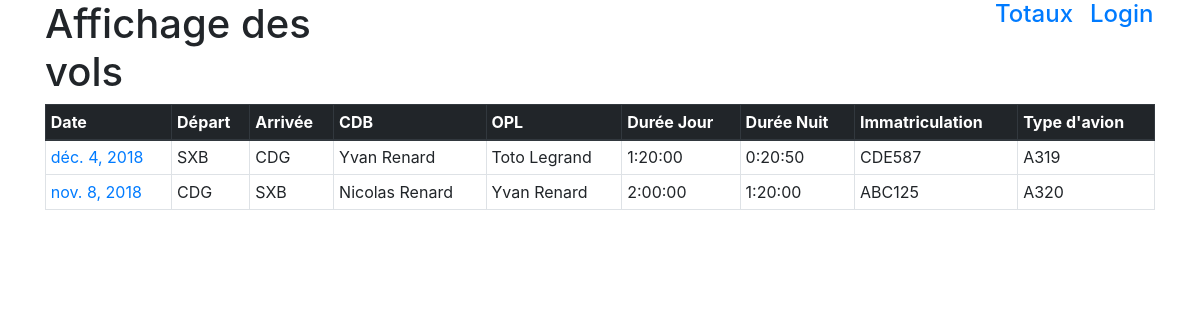
The app's page /vol/, older data.
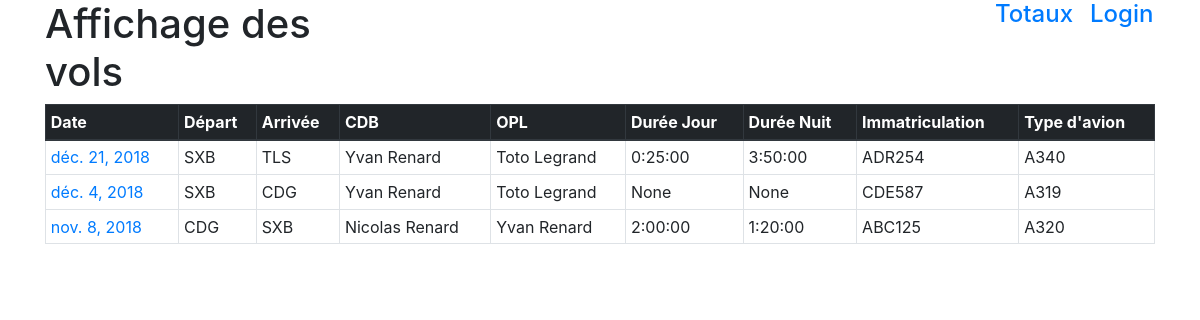
The same page, newer data.
### vol/models.py (models this page shows)
class Vol(models.Model):
    FONCTION = (
        ('PF','Pilot Flying'),
        ('PNF','Pilot Non Flying'),
        ('MIX','Mix'),
    )
    POSTE = (
        ('CDB','Commandant de bord'),
        ('OPL','Copilote'),
        ('Instruct','Instructeur'),
        ('OBS','Observateur'),
    )
    date = models.DateField(
        verbose_name = 'Date du vol',
    )
    cdb = models.ForeignKey(
        Pilote,
        on_delete=models.PROTECT,
        related_name='%(class)s_cdb',
        verbose_name="Commandant de bord",
    )
    opl = models.ForeignKey(
        Pilote,
        on_delete=models.PROTECT,
        related_name='%(class)s_opl',
        verbose_name="Copilote",
    )
    obs1 = models.ForeignKey(
        Pilote,
        on_delete=models.PROTECT,
        related_name='%(class)s_obs1',
        verbose_name="Observateur 1",
        blank=True,
        null=True,
    )
    obs2 = models.ForeignKey(
        Pilote,
        on_delete=models.PROTECT,
        related_name='%(class)s_obs2',
        verbose_name="Observateur 2",
        blank=True,
        null=True,
    )
    instructeur = models.ForeignKey(
        Pilote,
        on_delete=models.PROTECT,
        related_name='%(class)s_instructeur',
        verbose_name="Instructeur",
        blank=True,
        null=True,
    )
    depart = models.ForeignKey(
        CodeAita,
        on_delete=models.PROTECT,
        related_name='%(class)s_depart',
        verbose_name = "Départ",
    )
    arrivee = models.ForeignKey(
        CodeAita,
        on_delete=models.PROTECT,
        related_name='%(class)s_arrivee',
        verbose_name = "Arrivée",
    )
    duree_jour = models.DurationField(
        verbose_name="Vol de jour",
        blank=True,
        null=True,
    )
    duree_nuit = models.DurationField(
        verbose_name="Vol de nuit",
        blank=True,
        null=True,
    )
    fonction = models.CharField(
        choices = FONCTION,
        verbose_name = 'Fonction occupée',
        max_length = 3
    )
    poste = models.CharField(
        choices = POSTE,
        verbose_name = 'Poste occupé',
        max_length = 20,
    )
    immatriculation = models.ForeignKey(
        Immatriculation,
        on_delete=models.PROTECT,
        related_name='%(class)s_immatriculation',
         verbose_name="Immatriculation de l'avion",
    )
    observation = models.TextField(
        verbose_name="Observations",
        blank=True,
    )
    vol_ifr = models.BooleanField(
        verbose_name="Vol IFR ?",
        default=False,
    )
    duree_ifr = models.DurationField(
        verbose_name="Durée IFR",
        blank=True,
        null=True,
    )
    vol_dc = models.BooleanField(
        verbose_name="Vol DC ?",
        default=False,
    )
    duree_dc = models.DurationField(
        verbose_name="Durée DC",
        blank=True,
        null=True,
    )
    vol_simu = models.BooleanField(
        verbose_name="Simulateur ?",
        default=False,
    )
    duree_simu = models.DurationField(
        verbose_name="Durée Simu",
        blank=True,
        null=True,
    )

class CodeAita(models.Model):
    code_aita = models.CharField(
        verbose_name = 'Code Aita',
        max_length = 5,
    )
    ville = models.CharField(
        verbose_name = "Ville",
        max_length = 50,
        blank=True,
        null=True,
    )
    def __str__(self):
        return self.code_aita

class Pilote(models.Model):
    prenom = models.CharField(
        verbose_name = 'Prénom',
        max_length = 255,
    )
    nom = models.CharField(
        verbose_name = 'Nom de famille',
        max_length = 255,
    )
    def __str__(self):
        return '%s %s' % (self.prenom, self.nom)

class Immatriculation(models.Model):
    immatriculation = models.CharField(
        verbose_name = 'Immatriculation de l\'avion',
        max_length = 10,
    )
    type_avion = models.ForeignKey(
        TypeAvion,
        on_delete=models.PROTECT
    )
    def __str__(self):
        return self.immatriculation

class TypeAvion(models.Model):
    NOMBRE_MOTEURS = (
        ('1','Monomoteur'),
        ('2','Multimoteurs'),
    )
    type_avion = models.CharField(
        verbose_name = 'Type d\'avion',
        max_length  = 255,
    )
    nb_moteurs = models.CharField(
        choices = NOMBRE_MOTEURS,
        max_length = 25,
        verbose_name = 'Nombre de moteurs',
       )
    def __str__(self):
        return self.type_avion

### vol/views.py (the view)
# urls.py: path('', views.index, name='index'),
def index(request):
    vols_list = Vol.objects.order_by('-date')[:5]
    context = {
        'vols_list': vols_list
    }
    return render(request, 'vol/index.html', context)

### vol/templates/vol/index.html (shortened to what this page needs)
<!doctype html>
<html>
    <head>
        <link rel="stylesheet" href="https://stackpath.bootstrapcdn.com/bootstrap/4.1.3/css/bootstrap.min.css">
        <link rel="stylesheet" href="https://use.fontawesome.com/releases/v5.6.1/css/all.css">
    </head>
    <body>
    <div class="container">
        <div class="row">
            <div class="col-4"><h1>Affichage des vols</h1></div>
            <div class="col"></div>
            <div class="col-1"><a target=_blank href="./somme.html"><h4>Totaux</h4></a></div>
            <div class="col-1"><a target=_blank href="../admin"><h4>Login</h4></a></div>
        </div>
         {% if vols_list %}
            <table class="table table-bordered table-hover table-sm">
                <thead class="thead-dark">
                <tr>
                    <th scope="col">Date</th>
                    <th scope="col">Départ</th>
                    <th scope="col">Arrivée</th>
                    <th scope="col">CDB</th>
                    <th scope="col">OPL</th>
                    <th scope="col">Durée Jour</th>
                    <th scope="col">Durée Nuit</th>
                    <th scope="col">Immatriculation</th>
                    <th scope="col">Type d'avion</th>
                </tr>
                </thead>
                <tbody>
                    {% for vol in vols_list %}
                        <tr>
                                <td><a target="_blank" href="{% url 'detail' vol.id %}">{{ vol.date }}</a></td>
                                <td>{{ vol.depart }}</td>
                                <td>{{ vol.arrivee }}</td>
                                <td>{{ vol.cdb }}</td>
                                <td>{{ vol.opl }}</td>
                                <td>{{ vol.duree_jour }}</td>
                                <td>{{ vol.duree_nuit }}</td>
                                <td>{{ vol.immatriculation }}</td>
                                <td>{{ vol.immatriculation.type_avion }}</td>
                        </tr>
                    {% endfor %}
                </tbody>
            </table>
        {% else %}
            <p>Il n'y a pas de vols enregistrés.</p>
        {% endif %}
    </div>
    </body>
</html>

Row changes from the older to the newer data that the page shows:
added Vol: date "déc. 21, 2018", depart "SXB", arrivee "TLS", cdb "Yvan Renard", opl "Toto Legrand", duree_jour "0:25:00", duree_nuit "3:50:00", immatriculation "ADR254", immatriculation.type_avion "A340"
changed Vol "CDE587": duree_jour "1:20:00" → "None"; duree_nuit "0:20:50" → "None"
